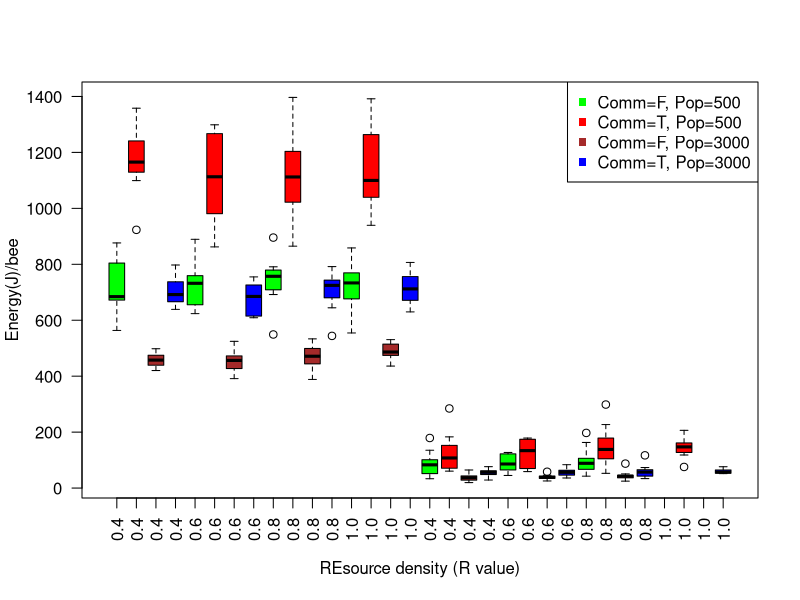
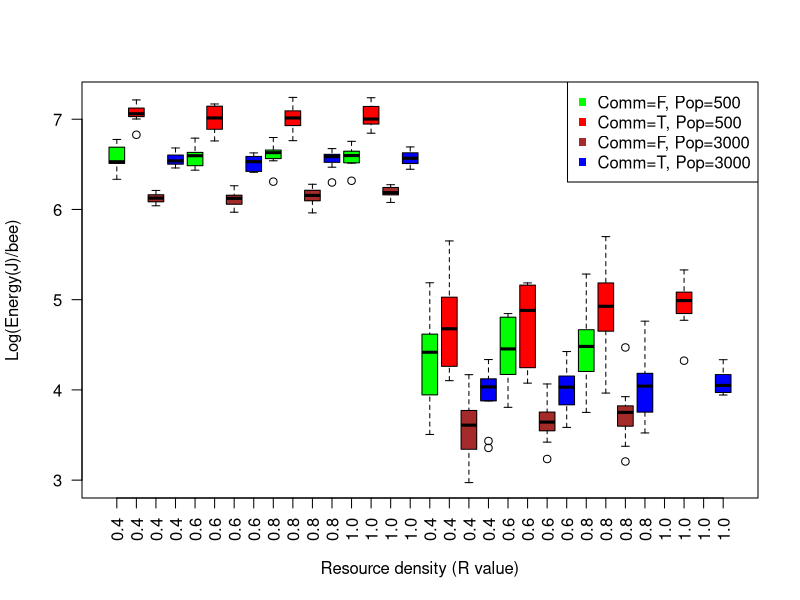
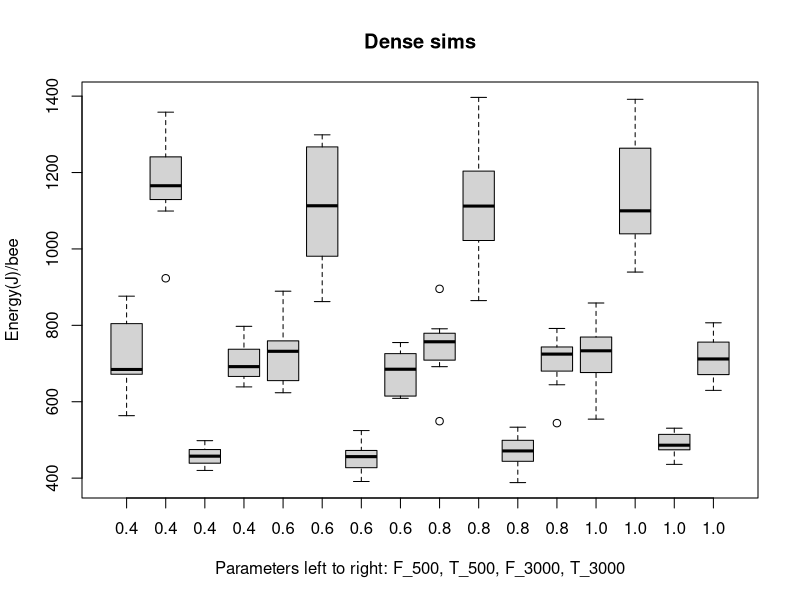
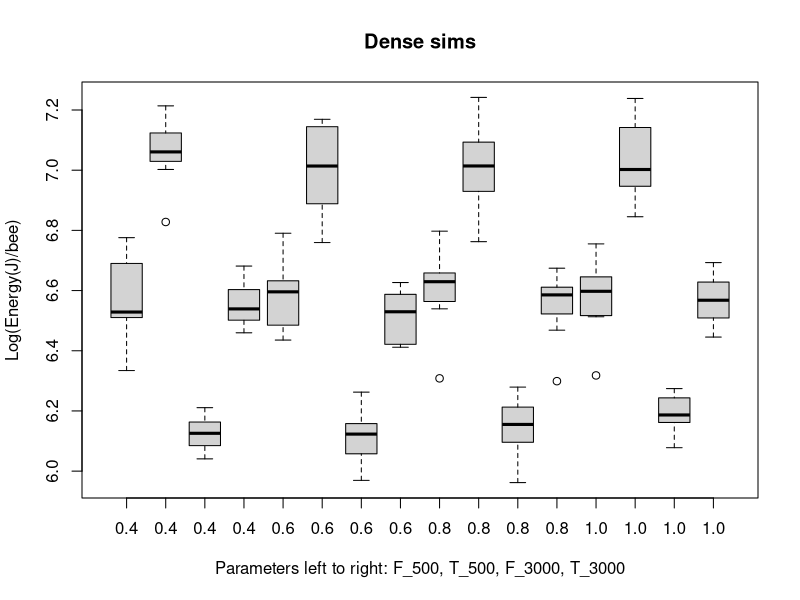
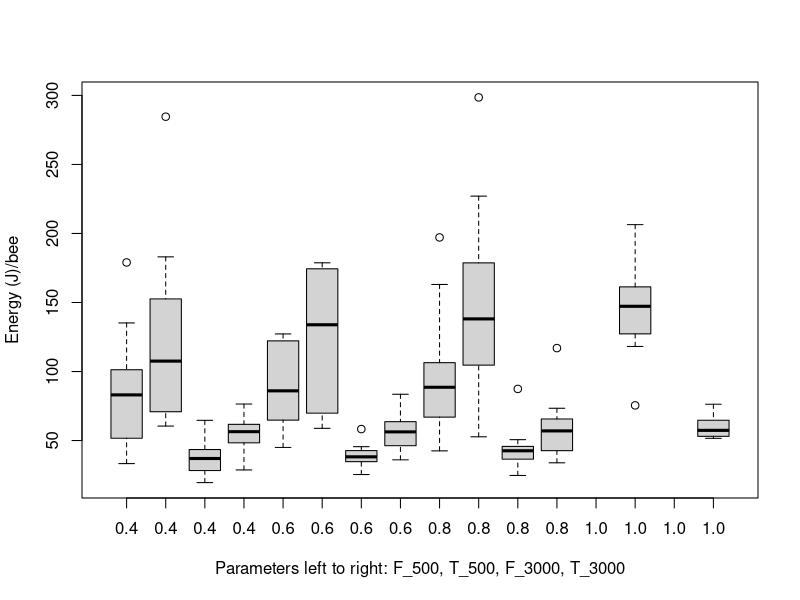
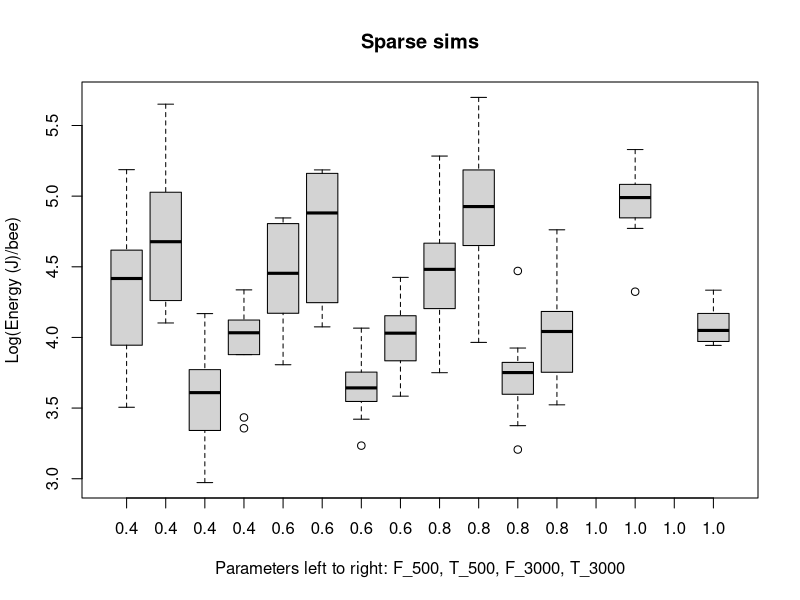

The R script that drew these images, in order:
## ---- chunk 1
library(dplyr)
# setwd("~/Google Drive/Semester 8/Thesis/NetLogo+R GitHub/NetLogo R Analyses/Sim Analyses4")

# Simulation data
all.data <- read.csv("Bees sim_all4-table.csv", skip = 6, stringsAsFactors=FALSE)

# Data cleanup
all.data$energy.bee <- all.data$hive.collected / all.data$population
all.data$log.energy.bee <- log(all.data$energy.bee)

names(all.data)[4] <- "communication"
all.data$communication <- as.factor(all.data$communication)
all.data$population <- as.factor(all.data$population)
all.data$environment <- as.factor(sapply(1:nrow(all.data), 
                                         function(i) {i <- paste(substr(all.data$resource_density[i],2,2), 
                                                                 ": ", substr(all.data$R_value[i], 2,4), 
                                                                 sep = "")}))

# Dense
dense.data <- all.data %>% filter(resource_density == "\"dense\"")
dense.data$environment <- as.factor(as.character(dense.data$environment))
dense.data.some <- dense.data %>% filter(environment == "d: 0.8" | 
                                           environment == "d: 1.0")
# Sparse
sparse.data <- all.data %>% filter(resource_density == "\"sparse\"")
sparse.data$environment <- as.factor(as.character(sparse.data$environment))
sparse.data.some <- sparse.data %>% filter(environment == "s: 0.8" | 
                                             environment == "s: 1.0")
## ---- chunk 2
# Plot results
boxplot(energy.bee ~ communication+population+environment, data=all.data, 
        col = c("green", "red", "brown", "blue"), las = 2, 
        xlab = "REsource density (R value)", ylab = "Energy(J)/bee", 
        names = c("0.4", "0.4", "0.4", "0.4",
                  "0.6", "0.6", "0.6", "0.6",
                  "0.8", "0.8", "0.8", "0.8",
                  "1.0", "1.0", "1.0", "1.0",
                  "0.4", "0.4", "0.4", "0.4",
                  "0.6", "0.6", "0.6", "0.6",
                  "0.8", "0.8", "0.8", "0.8",
                  "1.0", "1.0", "1.0", "1.0"))
legend("topright", col = c("green", "red", "brown", "blue"), 
       c("Comm=F, Pop=500", "Comm=T, Pop=500", "Comm=F, Pop=3000", "Comm=T, Pop=3000"), 
       pch = 15)

boxplot(log.energy.bee ~ communication+population+environment, data=all.data, 
        col = c("green", "red", "brown", "blue"), las = 2, 
        xlab = "Resource density (R value)", ylab = "Log(Energy(J)/bee)", 
        names = c("0.4", "0.4", "0.4", "0.4",
                  "0.6", "0.6", "0.6", "0.6",
                  "0.8", "0.8", "0.8", "0.8",
                  "1.0", "1.0", "1.0", "1.0",
                  "0.4", "0.4", "0.4", "0.4",
                  "0.6", "0.6", "0.6", "0.6",
                  "0.8", "0.8", "0.8", "0.8",
                  "1.0", "1.0", "1.0", "1.0"))
legend("topright", col = c("green", "red", "brown", "blue"), 
       c("Comm=F, Pop=500", "Comm=T, Pop=500", "Comm=F, Pop=3000", "Comm=T, Pop=3000"), 
       pch = 15)
## ---- chunk 3
# Plot results
boxplot(energy.bee ~ communication+population+environment, data=dense.data, ylab = "Energy(J)/bee", 
        xlab = "Parameters left to right: F_500, T_500, F_3000, T_3000", main = "Dense sims", 
        names = c("0.4", "0.4", "0.4", "0.4",
                  "0.6", "0.6", "0.6", "0.6",
                  "0.8", "0.8", "0.8", "0.8",
                  "1.0", "1.0", "1.0", "1.0"))

boxplot(log.energy.bee ~ communication+population+environment, data=dense.data, ylab = "Log(Energy(J)/bee)", 
        xlab = "Parameters left to right: F_500, T_500, F_3000, T_3000", main = "Dense sims", 
        names = c("0.4", "0.4", "0.4", "0.4",
                  "0.6", "0.6", "0.6", "0.6",
                  "0.8", "0.8", "0.8", "0.8",
                  "1.0", "1.0", "1.0", "1.0"))
## ---- chunk 4
# Plot results
boxplot(energy.bee ~ communication+population+environment, data=sparse.data, ylab = "Energy (J)/bee", 
        xlab = "Parameters left to right: F_500, T_500, F_3000, T_3000", 
        names = c("0.4", "0.4", "0.4", "0.4",
                  "0.6", "0.6", "0.6", "0.6",
                  "0.8", "0.8", "0.8", "0.8",
                  "1.0", "1.0", "1.0", "1.0"))

boxplot(log.energy.bee ~ communication+population+environment, data=sparse.data, ylab = "Log(Energy (J)/bee)", 
        xlab = "Parameters left to right: F_500, T_500, F_3000, T_3000", main = "Sparse sims", 
        names = c("0.4", "0.4", "0.4", "0.4",
                  "0.6", "0.6", "0.6", "0.6",
                  "0.8", "0.8", "0.8", "0.8",
                  "1.0", "1.0", "1.0", "1.0"))
## ---- chunk 5
null <- lm(log.energy.bee ~ population+communication+environment, data = all.data)
alt.1a <- lm(log.energy.bee ~ population*communication+environment, data = all.data)
anova(null, alt.1a)
## ---- chunk 6
alt.1b <- lm(log.energy.bee ~ population*environment+communication, data = all.data)
anova(null, alt.1b)
## ---- chunk 7
alt.1c <- lm(log.energy.bee ~ population+communication*environment, data = all.data)
anova(null, alt.1c)
## ---- chunk 8
null.all.1 <- lm(log.energy.bee ~ population + communication + environment + 
                   population*communication + population*environment + communication*environment, data = all.data)
alt.all.1 <- lm(log.energy.bee ~ population*communication*environment, data = all.data)
anova(null.all.1, alt.all.1)
## ---- chunk 9
# found.all
null.2 <- glm(cbind(resources.found, resources.untouched) ~ population+communication+environment, 
              family = binomial(), data = all.data)
alt.2a <- glm(cbind(resources.found, resources.untouched) ~ population*communication+environment, 
              family = binomial(), data = all.data)
anova(null.2, alt.2a, test="Chisq")

alt.2b <- glm(cbind(resources.found, resources.untouched) ~ population+communication*environment, 
              family = binomial(), data = all.data)
anova(null.2, alt.2b, test="Chisq")

alt.2c <- glm(cbind(resources.found, resources.untouched) ~ population*environment+communication, 
              family = binomial(), data = all.data)
anova(null.2, alt.2c, test="Chisq")
## ---- chunk 10
null.all.2 <- glm(cbind(resources.found, resources.untouched) ~ population + communication + environment + 
                    population*communication + population*environment + communication*environment, 
                  family = binomial(), data = all.data)
alt.all.2 <- glm(cbind(resources.found, resources.untouched) ~ population*environment*communication, 
                 family = binomial(), data = all.data)
anova(null.all.2, alt.all.2, test="Chisq")
## ---- chunk 11
# found.all
null.3 <- glm(cbind(resources.depleted, (resources.found-resources.depleted)) ~ population+communication+environment, 
              family = binomial(), data = all.data)
alt.3a <- glm(cbind(resources.depleted, (resources.found-resources.depleted)) ~ population*communication+environment, 
              family = binomial(), data = all.data)
anova(null.3, alt.3a, test="Chisq")

alt.3b <- glm(cbind(resources.depleted, (resources.found-resources.depleted)) ~ population+communication*environment, 
              family = binomial(), data = all.data)
anova(null.3, alt.3b, test="Chisq")

alt.3c <- glm(cbind(resources.depleted, (resources.found-resources.depleted)) ~ population*environment+communication, 
              family = binomial(), data = all.data)
anova(null.3, alt.3c, test="Chisq")
## ---- chunk 12
null.all.3 <- glm(cbind(resources.depleted, (resources.found-resources.depleted)) ~ population + communication + environment + 
                    population*communication + population*environment + communication*environment, 
                  family = binomial(), data = all.data)
alt.all.3 <- glm(cbind(resources.depleted, (resources.found-resources.depleted)) ~ population*environment*communication, 
                 family = binomial(), data = all.data)
anova(null.all.3, alt.all.3, test="Chisq")
## ---- chunk 13

